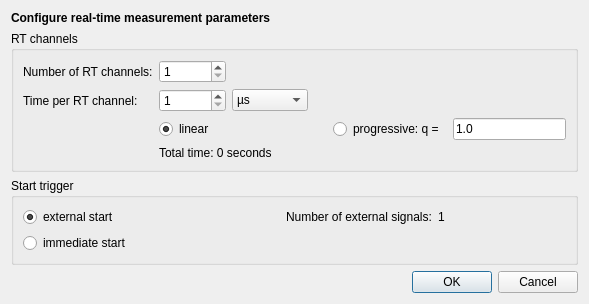
<?xml version="1.0" encoding="UTF-8"?>
<ui version="4.0">
 <class>Dialog</class>
 <widget class="QDialog" name="Dialog">
  <property name="geometry">
   <rect>
    <x>0</x>
    <y>0</y>
    <width>589</width>
    <height>273</height>
   </rect>
  </property>
  <property name="windowTitle">
   <string>Dialog</string>
  </property>
  <layout class="QVBoxLayout" name="verticalLayout">
   <item>
    <widget class="QLabel" name="label">
     <property name="sizePolicy">
      <sizepolicy hsizetype="Preferred" vsizetype="Fixed">
       <horstretch>0</horstretch>
       <verstretch>0</verstretch>
      </sizepolicy>
     </property>
     <property name="font">
      <font>
       <weight>75</weight>
       <bold>true</bold>
      </font>
     </property>
     <property name="text">
      <string>Configure real-time measurement parameters</string>
     </property>
    </widget>
   </item>
   <item>
    <widget class="QGroupBox" name="groupBox">
     <property name="title">
      <string>RT channels</string>
     </property>
     <layout class="QGridLayout" name="gridLayout_2">
      <item row="1" column="0">
       <widget class="QLabel" name="label_3">
        <property name="text">
         <string>Number of RT channels:</string>
        </property>
       </widget>
      </item>
      <item row="1" column="1">
       <widget class="QSpinBox" name="chanBox">
        <property name="minimum">
         <number>1</number>
        </property>
        <property name="maximum">
         <number>1023</number>
        </property>
       </widget>
      </item>
      <item row="2" column="0">
       <widget class="QLabel" name="label_4">
        <property name="text">
         <string>Time per RT channel:</string>
        </property>
       </widget>
      </item>
      <item row="2" column="1">
       <widget class="QSpinBox" name="intervalBox">
        <property name="minimum">
         <number>1</number>
        </property>
        <property name="maximum">
         <number>1000000000</number>
        </property>
       </widget>
      </item>
      <item row="2" column="2">
       <widget class="QComboBox" name="intervalUnitBox">
        <item>
         <property name="text">
          <string>µs</string>
         </property>
        </item>
        <item>
         <property name="text">
          <string>ms</string>
         </property>
        </item>
        <item>
         <property name="text">
          <string>seconds</string>
         </property>
        </item>
       </widget>
      </item>
      <item row="2" column="3">
       <spacer name="horizontalSpacer">
        <property name="orientation">
         <enum>Qt::Horizontal</enum>
        </property>
        <property name="sizeHint" stdset="0">
         <size>
          <width>40</width>
          <height>20</height>
         </size>
        </property>
       </spacer>
      </item>
      <item row="3" column="1" colspan="3">
       <layout class="QHBoxLayout" name="horizontalLayout">
        <item>
         <widget class="QRadioButton" name="linBtn">
          <property name="text">
           <string>linear</string>
          </property>
          <property name="checked">
           <bool>true</bool>
          </property>
         </widget>
        </item>
        <item>
         <spacer name="horizontalSpacer_2">
          <property name="orientation">
           <enum>Qt::Horizontal</enum>
          </property>
          <property name="sizeHint" stdset="0">
           <size>
            <width>30</width>
            <height>20</height>
           </size>
          </property>
         </spacer>
        </item>
        <item>
         <widget class="QRadioButton" name="progBtn">
          <property name="text">
           <string>progressive: q = </string>
          </property>
         </widget>
        </item>
        <item>
         <widget class="QLineEdit" name="progBox">
          <property name="text">
           <string>1.0</string>
          </property>
         </widget>
        </item>
       </layout>
      </item>
      <item row="4" column="1" colspan="3">
       <widget class="QLabel" name="totalLbl">
        <property name="text">
         <string>Total time: 0 seconds</string>
        </property>
       </widget>
      </item>
     </layout>
    </widget>
   </item>
   <item>
    <widget class="QGroupBox" name="groupBox_2">
     <property name="title">
      <string>Start trigger</string>
     </property>
     <layout class="QGridLayout" name="gridLayout">
      <item row="0" column="2">
       <widget class="QLabel" name="label_2">
        <property name="text">
         <string>Number of external signals:</string>
        </property>
       </widget>
      </item>
      <item row="1" column="0" colspan="2">
       <widget class="QRadioButton" name="immBtn">
        <property name="text">
         <string>immediate start</string>
        </property>
       </widget>
      </item>
      <item row="0" column="0" colspan="2">
       <widget class="QRadioButton" name="extBtn">
        <property name="text">
         <string>external start</string>
        </property>
        <property name="checked">
         <bool>true</bool>
        </property>
       </widget>
      </item>
      <item row="0" column="3">
       <widget class="QLabel" name="label_5">
        <property name="text">
         <string>1</string>
        </property>
       </widget>
      </item>
     </layout>
    </widget>
   </item>
   <item>
    <widget class="QDialogButtonBox" name="buttonBox">
     <property name="orientation">
      <enum>Qt::Horizontal</enum>
     </property>
     <property name="standardButtons">
      <set>QDialogButtonBox::Cancel|QDialogButtonBox::Ok</set>
     </property>
    </widget>
   </item>
  </layout>
 </widget>
 <tabstops>
  <tabstop>chanBox</tabstop>
  <tabstop>intervalBox</tabstop>
  <tabstop>intervalUnitBox</tabstop>
  <tabstop>linBtn</tabstop>
  <tabstop>progBtn</tabstop>
  <tabstop>progBox</tabstop>
  <tabstop>extBtn</tabstop>
  <tabstop>immBtn</tabstop>
  <tabstop>buttonBox</tabstop>
 </tabstops>
 <resources/>
 <connections>
  <connection>
   <sender>buttonBox</sender>
   <signal>accepted()</signal>
   <receiver>Dialog</receiver>
   <slot>accept()</slot>
   <hints>
    <hint type="sourcelabel">
     <x>248</x>
     <y>254</y>
    </hint>
    <hint type="destinationlabel">
     <x>157</x>
     <y>274</y>
    </hint>
   </hints>
  </connection>
  <connection>
   <sender>buttonBox</sender>
   <signal>rejected()</signal>
   <receiver>Dialog</receiver>
   <slot>reject()</slot>
   <hints>
    <hint type="sourcelabel">
     <x>316</x>
     <y>260</y>
    </hint>
    <hint type="destinationlabel">
     <x>286</x>
     <y>274</y>
    </hint>
   </hints>
  </connection>
 </connections>
</ui>
